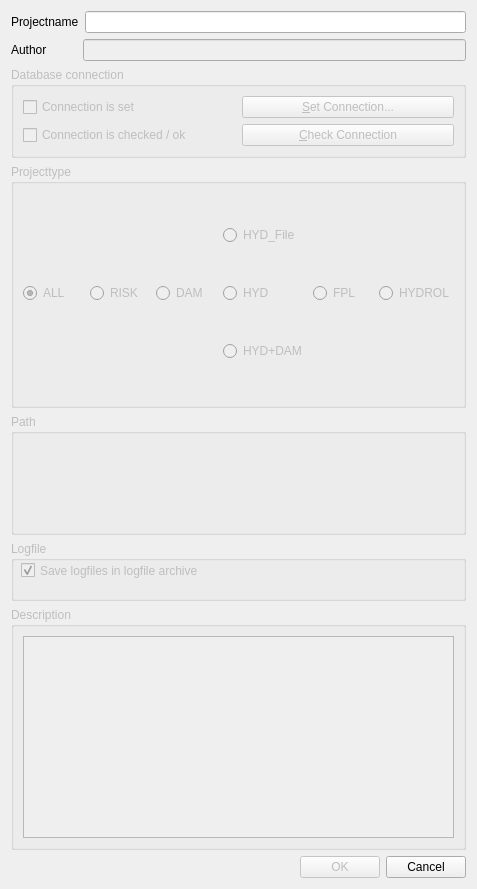
<?xml version="1.0" encoding="UTF-8"?>
<ui version="4.0">
 <class>Sys_New_Project_Dia</class>
 <widget class="QDialog" name="Sys_New_Project_Dia">
  <property name="geometry">
   <rect>
    <x>0</x>
    <y>0</y>
    <width>477</width>
    <height>889</height>
   </rect>
  </property>
  <property name="sizePolicy">
   <sizepolicy hsizetype="Expanding" vsizetype="Expanding">
    <horstretch>0</horstretch>
    <verstretch>0</verstretch>
   </sizepolicy>
  </property>
  <property name="minimumSize">
   <size>
    <width>400</width>
    <height>660</height>
   </size>
  </property>
  <property name="maximumSize">
   <size>
    <width>2000</width>
    <height>2000</height>
   </size>
  </property>
  <property name="windowTitle">
   <string>New Project</string>
  </property>
  <property name="windowIcon">
   <iconset resource="resources/system_sys_resource.qrc">
    <normaloff>:/prom_icon</normaloff>:/prom_icon</iconset>
  </property>
  <layout class="QVBoxLayout" name="verticalLayout_3">
   <item>
    <layout class="QHBoxLayout" name="horizontalLayout">
     <item>
      <widget class="QLabel" name="label">
       <property name="toolTip">
        <string>The name of the project file/directory) is equal to the project name, with the suffix *.prm. If the name exits already in the directory or in the database the name will be *_1.prm. No capital letter are permitted!</string>
       </property>
       <property name="text">
        <string>Projectname</string>
       </property>
      </widget>
     </item>
     <item>
      <widget class="QLineEdit" name="lineEdit_pro_name">
       <property name="toolTip">
        <string>The projectname is limited to 29 signs!</string>
       </property>
       <property name="maxLength">
        <number>29</number>
       </property>
      </widget>
     </item>
    </layout>
   </item>
   <item>
    <layout class="QHBoxLayout" name="horizontalLayout_2">
     <item>
      <widget class="QLabel" name="label_2">
       <property name="text">
        <string>Author         </string>
       </property>
      </widget>
     </item>
     <item>
      <widget class="QLineEdit" name="lineEdit_author">
       <property name="enabled">
        <bool>false</bool>
       </property>
      </widget>
     </item>
    </layout>
   </item>
   <item>
    <widget class="QGroupBox" name="groupBox_database">
     <property name="enabled">
      <bool>false</bool>
     </property>
     <property name="toolTip">
      <string>All project requires a database connection, where the data (input, results) are stroed  </string>
     </property>
     <property name="title">
      <string>Database connection</string>
     </property>
     <layout class="QGridLayout" name="gridLayout">
      <item row="0" column="0">
       <widget class="QCheckBox" name="checkBox_db_is_set">
        <property name="enabled">
         <bool>false</bool>
        </property>
        <property name="text">
         <string>Connection is set</string>
        </property>
        <property name="checkable">
         <bool>false</bool>
        </property>
       </widget>
      </item>
      <item row="0" column="1">
       <widget class="QPushButton" name="pushButton_set_db">
        <property name="text">
         <string>&amp;Set Connection...</string>
        </property>
       </widget>
      </item>
      <item row="1" column="0">
       <widget class="QCheckBox" name="checkBox_db_is_checked">
        <property name="enabled">
         <bool>false</bool>
        </property>
        <property name="text">
         <string>Connection is checked / ok</string>
        </property>
        <property name="checkable">
         <bool>false</bool>
        </property>
       </widget>
      </item>
      <item row="1" column="1">
       <widget class="QPushButton" name="pushButton_check_db">
        <property name="enabled">
         <bool>false</bool>
        </property>
        <property name="text">
         <string>&amp;Check Connection</string>
        </property>
       </widget>
      </item>
     </layout>
    </widget>
   </item>
   <item>
    <widget class="QGroupBox" name="groupBox_pro_type">
     <property name="enabled">
      <bool>false</bool>
     </property>
     <property name="sizePolicy">
      <sizepolicy hsizetype="Expanding" vsizetype="Expanding">
       <horstretch>0</horstretch>
       <verstretch>0</verstretch>
      </sizepolicy>
     </property>
     <property name="title">
      <string>Projecttype</string>
     </property>
     <layout class="QGridLayout" name="gridLayout_2">
      <item row="1" column="4">
       <widget class="QRadioButton" name="radioButton_fpl_typ">
        <property name="text">
         <string>FPL</string>
        </property>
       </widget>
      </item>
      <item row="1" column="0">
       <widget class="QRadioButton" name="radioButton_all_types">
        <property name="text">
         <string>ALL</string>
        </property>
        <property name="checked">
         <bool>true</bool>
        </property>
       </widget>
      </item>
      <item row="0" column="3">
       <widget class="QRadioButton" name="radioButton_hyd_file">
        <property name="text">
         <string>HYD_File</string>
        </property>
       </widget>
      </item>
      <item row="1" column="3">
       <widget class="QRadioButton" name="radioButton_hyd">
        <property name="text">
         <string>HYD</string>
        </property>
       </widget>
      </item>
      <item row="3" column="3">
       <widget class="QRadioButton" name="radioButton_hyd_dam">
        <property name="text">
         <string>HYD+DAM</string>
        </property>
       </widget>
      </item>
      <item row="1" column="2">
       <widget class="QRadioButton" name="radioButton_dam_typ">
        <property name="text">
         <string>DAM</string>
        </property>
       </widget>
      </item>
      <item row="1" column="1">
       <widget class="QRadioButton" name="radioButton_risk_typ">
        <property name="text">
         <string>RISK</string>
        </property>
       </widget>
      </item>
      <item row="1" column="5">
       <widget class="QRadioButton" name="radioButton_hydrol">
        <property name="text">
         <string>HYDROL</string>
        </property>
       </widget>
      </item>
     </layout>
    </widget>
   </item>
   <item>
    <widget class="QGroupBox" name="groupBox_path">
     <property name="enabled">
      <bool>false</bool>
     </property>
     <property name="title">
      <string>Path</string>
     </property>
     <layout class="QVBoxLayout" name="verticalLayout">
      <item>
       <widget class="Sys_One_Filechooser_Wid" name="widget_browser" native="true">
        <property name="minimumSize">
         <size>
          <width>329</width>
          <height>80</height>
         </size>
        </property>
       </widget>
      </item>
     </layout>
    </widget>
   </item>
   <item>
    <widget class="QGroupBox" name="groupBox_logfile">
     <property name="enabled">
      <bool>false</bool>
     </property>
     <property name="sizePolicy">
      <sizepolicy hsizetype="Expanding" vsizetype="Minimum">
       <horstretch>0</horstretch>
       <verstretch>0</verstretch>
      </sizepolicy>
     </property>
     <property name="minimumSize">
      <size>
       <width>30</width>
       <height>60</height>
      </size>
     </property>
     <property name="title">
      <string>Logfile</string>
     </property>
     <widget class="QCheckBox" name="checkBox_logfile">
      <property name="geometry">
       <rect>
        <x>10</x>
        <y>20</y>
        <width>201</width>
        <height>19</height>
       </rect>
      </property>
      <property name="sizePolicy">
       <sizepolicy hsizetype="Preferred" vsizetype="Preferred">
        <horstretch>0</horstretch>
        <verstretch>0</verstretch>
       </sizepolicy>
      </property>
      <property name="text">
       <string>Save logfiles in logfile archive</string>
      </property>
      <property name="checked">
       <bool>true</bool>
      </property>
     </widget>
    </widget>
   </item>
   <item>
    <widget class="QGroupBox" name="groupbox_descript">
     <property name="enabled">
      <bool>false</bool>
     </property>
     <property name="sizePolicy">
      <sizepolicy hsizetype="Expanding" vsizetype="Expanding">
       <horstretch>0</horstretch>
       <verstretch>0</verstretch>
      </sizepolicy>
     </property>
     <property name="title">
      <string>Description</string>
     </property>
     <layout class="QVBoxLayout" name="verticalLayout_2">
      <item>
       <widget class="QTextEdit" name="textEdit_descript"/>
      </item>
     </layout>
    </widget>
   </item>
   <item>
    <layout class="QHBoxLayout">
     <item>
      <spacer>
       <property name="orientation">
        <enum>Qt::Horizontal</enum>
       </property>
       <property name="sizeHint" stdset="0">
        <size>
         <width>209</width>
         <height>18</height>
        </size>
       </property>
      </spacer>
     </item>
     <item>
      <widget class="QPushButton" name="okButton">
       <property name="enabled">
        <bool>false</bool>
       </property>
       <property name="text">
        <string>OK</string>
       </property>
      </widget>
     </item>
     <item>
      <widget class="QPushButton" name="cancelButton">
       <property name="text">
        <string>Cancel</string>
       </property>
      </widget>
     </item>
    </layout>
   </item>
  </layout>
 </widget>
 <customwidgets>
  <customwidget>
   <class>Sys_One_Filechooser_Wid</class>
   <extends>QWidget</extends>
   <header location="global">sys_one_filechooser_wid.h</header>
   <container>1</container>
  </customwidget>
 </customwidgets>
 <resources>
  <include location="resources/system_sys_resource.qrc"/>
 </resources>
 <connections/>
</ui>
